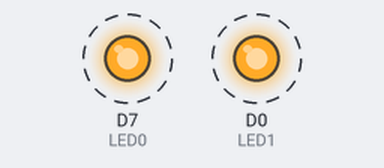
Recording of a sketch running on a simulated ESP8266 (NodeMCU). On the bench: output pins drawn as LEDs (lit = HIGH). Dashed ring = blinking.

Above: at 0.1 s.
Timing chart, 0 to 3.0 s (numbered marks = the images above):
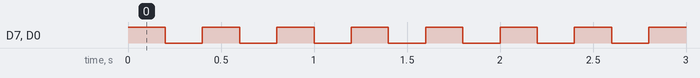

The sketch:

Lab1b.ino
```cpp
/* Project Lab1b
 * Description:  Make both the onboard LED and external LED blink at the same time
 * Author: Leila Moussa
 * Date: September 21, 2022
 */
# define LED0 D7                    // now we can call pin D7 by the more meaningful name 'LED0'
# define LED1 D0                    // and call pin D0 by 'LED1', to which it will be connected with a wire
# define FLASH_RATE 200             // easily change LED's flash-rate

void setup() {
    pinMode(LED0, OUTPUT);          // sets LED0 pin D7 mode to Output
    pinMode(LED1, OUTPUT);          // pin D0 will also be an Output connected to LED1
}

void loop()  {
    digitalWrite(LED0, HIGH);       // turn LED0 on
    digitalWrite(LED1, HIGH);       // turn LED1 on
    delay(FLASH_RATE);              // wait 1/5 second
    digitalWrite(LED0, LOW);        // turn LED0 off
    digitalWrite(LED1, LOW);        // turn LED1 off
    delay(FLASH_RATE);              // wait another 1/5 second
}
```

Measured:
- by itself, D7 (LED0), D0 (LED1): alternates HIGH for 0.20 s and LOW for 0.20 s
